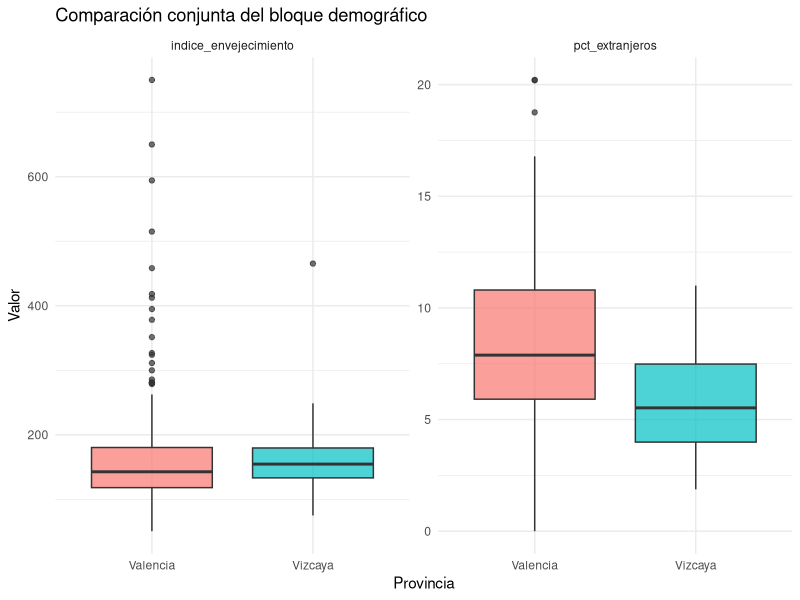
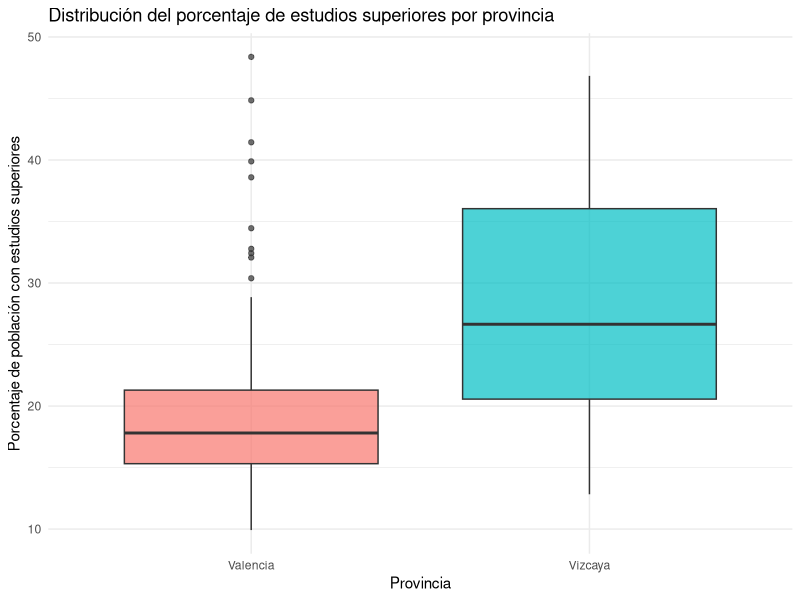
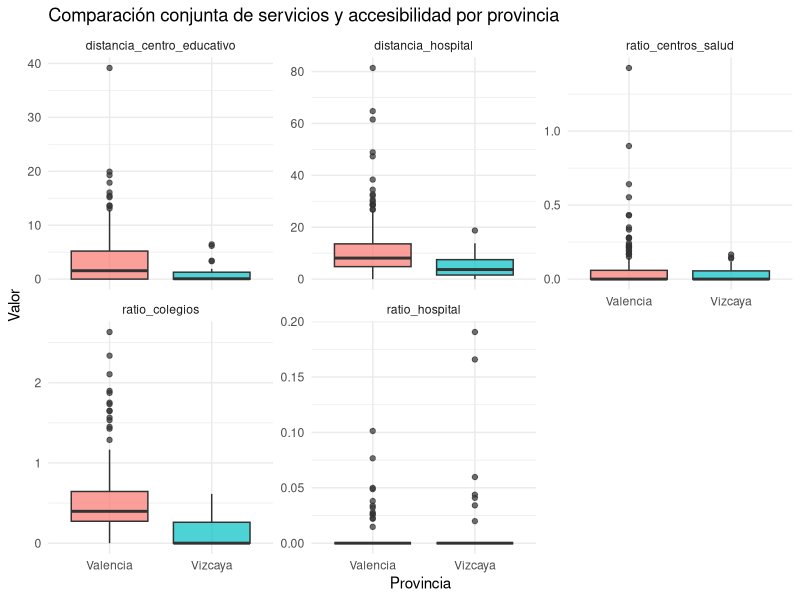
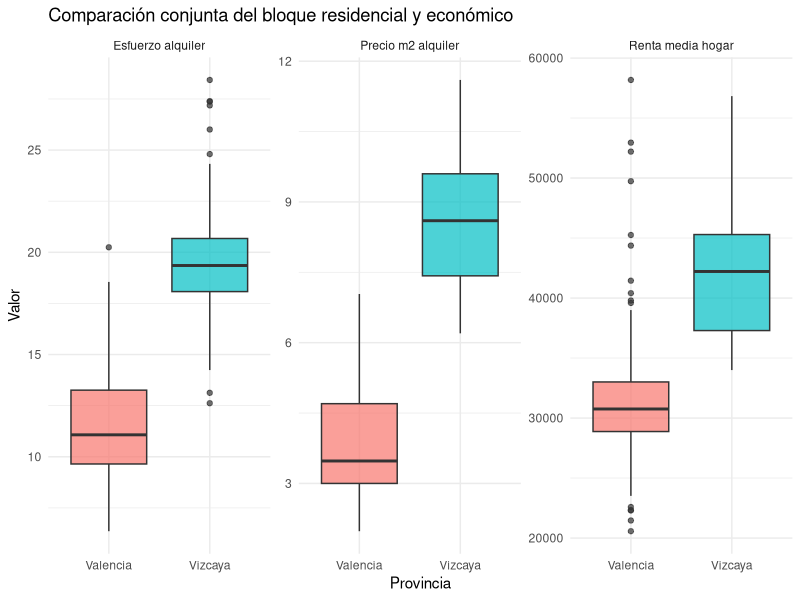
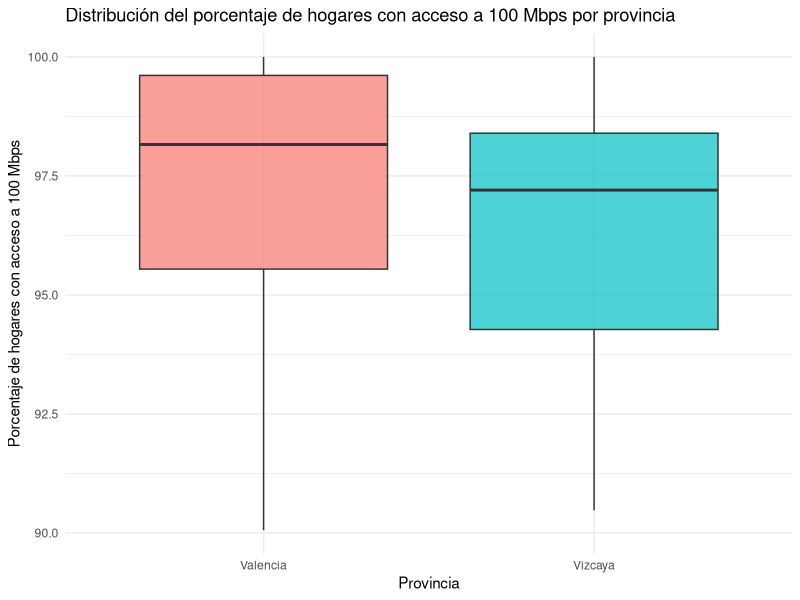
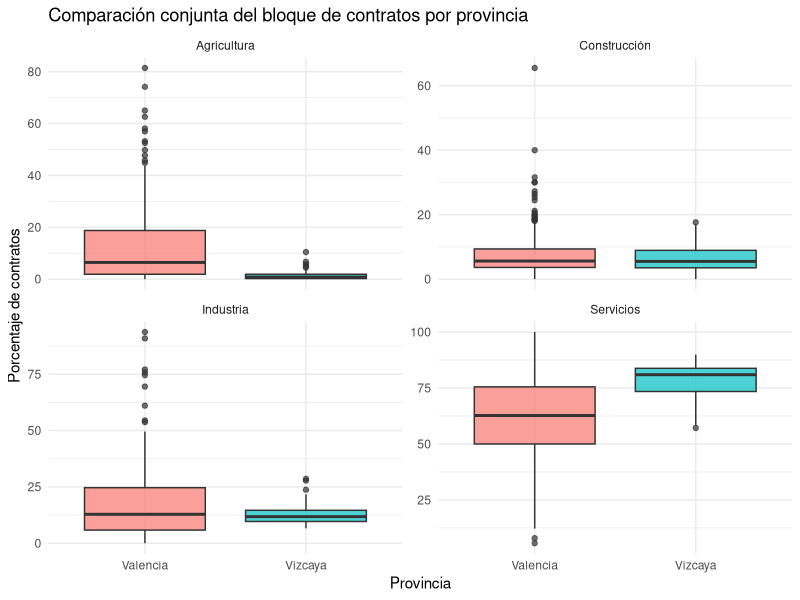

The R script that drew these images, in order: (Note: this script raises an error after producing the figures.)
## ---- chunk 1
knitr::opts_chunk$set(echo = TRUE)
## ---- chunk 2
library(tidyverse)
library(readr)
library(gridExtra)
## ---- chunk 3
municipios_vizcaya <- read_csv("../../datasets/vizcaya-bilbao/municipios_vizcaya_base_final.csv", show_col_types = FALSE)

municipios_valencia <- read_csv("../../datasets/valencia/municipios_valencia_base_final.csv", show_col_types = FALSE)

head(municipios_vizcaya)
head(municipios_valencia)

dim(municipios_vizcaya)
dim(municipios_valencia)
## ---- chunk 4
# Eliminamos Bilbao y Valencia ciudad del análisis comparativo
municipios_vizcaya <- municipios_vizcaya %>% filter(nombre_municipio_norm != "bilbao")

municipios_valencia <- municipios_valencia %>% filter(nombre_municipio_norm != "valencia")

dim(municipios_vizcaya)
dim(municipios_valencia)
## ---- chunk 5
municipios_vizcaya <- municipios_vizcaya %>% mutate(provincia = "Vizcaya")

municipios_valencia <- municipios_valencia %>% mutate(provincia = "Valencia")
## ---- chunk 6
municipios_comparacion <- bind_rows(municipios_vizcaya, municipios_valencia)

head(municipios_comparacion)
dim(municipios_comparacion)
## ---- chunk 7
municipios_comparacion %>% count(provincia)
## ---- chunk 8
colnames(municipios_comparacion)
## ---- chunk 9
faltantes_comparacion <- municipios_comparacion %>%
  summarise(across(everything(), ~ sum(is.na(.)))) %>%
  pivot_longer(cols = everything(), names_to = "variable", values_to = "num_faltantes") %>%
  arrange(desc(num_faltantes))

faltantes_comparacion
## ---- chunk 10
resumen_general <- municipios_comparacion %>%
  group_by(provincia) %>%
  summarise(
    num_municipios = n(),
    poblacion_total = sum(pob_total, na.rm = TRUE),
    media_poblacion = mean(pob_total, na.rm = TRUE),
    mediana_poblacion = median(pob_total, na.rm = TRUE),
    min_poblacion = min(pob_total, na.rm = TRUE),
    max_poblacion = max(pob_total, na.rm = TRUE),
    .groups = "drop") %>%
  mutate(across(where(is.numeric), ~ round(., 2)))

resumen_general
## ---- chunk 11
resumen_demografico <- municipios_comparacion %>%
  group_by(provincia) %>%
  summarise(
    media_pct_extranjeros = mean(pct_extranjeros, na.rm = TRUE),
    mediana_pct_extranjeros = median(pct_extranjeros, na.rm = TRUE),
    media_indice_envejecimiento = mean(indice_envejecimiento, na.rm = TRUE),
    mediana_indice_envejecimiento = median(indice_envejecimiento, na.rm = TRUE),
    .groups = "drop") %>%
  mutate(across(where(is.numeric), ~ round(., 2)))

resumen_demografico
## ---- chunk 12
demografico_largo <- municipios_comparacion %>%
  select(provincia, pct_extranjeros, indice_envejecimiento) %>%
  pivot_longer(
    cols = c(pct_extranjeros, indice_envejecimiento),
    names_to = "variable",
    values_to = "valor")

ggplot(demografico_largo, aes(x = provincia, y = valor, fill = provincia)) +
  geom_boxplot(alpha = 0.7) +
  facet_wrap(~ variable, scales = "free_y") +
  labs(
    title = "Comparación conjunta del bloque demográfico",
    x = "Provincia",
    y = "Valor") +
  theme_minimal() +
  theme(legend.position = "none")
## ---- chunk 13
resumen_educativo <- municipios_comparacion %>%
  group_by(provincia) %>%
  summarise(
    media_pct_estudios_sup = mean(pct_estudios_sup, na.rm = TRUE),
    mediana_pct_estudios_sup = median(pct_estudios_sup, na.rm = TRUE),
    min_pct_estudios_sup = min(pct_estudios_sup, na.rm = TRUE),
    max_pct_estudios_sup = max(pct_estudios_sup, na.rm = TRUE),
    .groups = "drop") %>%
  mutate(across(where(is.numeric), ~ round(., 2)))

resumen_educativo
## ---- chunk 14
ggplot(municipios_comparacion, aes(x = provincia, y = pct_estudios_sup, fill = provincia)) +
  geom_boxplot(alpha = 0.7) +
  labs(
    title = "Distribución del porcentaje de estudios superiores por provincia",
    x = "Provincia",
    y = "Porcentaje de población con estudios superiores") +
  theme_minimal() +
  theme(legend.position = "none")
## ---- chunk 15
resumen_servicios <- municipios_comparacion %>%
  group_by(provincia) %>%
  summarise(
    media_ratio_colegios = mean(ratio_colegios, na.rm = TRUE),
    mediana_ratio_colegios = median(ratio_colegios, na.rm = TRUE),
    media_distancia_centro_educativo = mean(distancia_centro_educativo, na.rm = TRUE),
    mediana_distancia_centro_educativo = median(distancia_centro_educativo, na.rm = TRUE),
    media_ratio_centros_salud = mean(ratio_centros_salud, na.rm = TRUE),
    mediana_ratio_centros_salud = median(ratio_centros_salud, na.rm = TRUE),
    media_ratio_hospital = mean(ratio_hospital, na.rm = TRUE),
    mediana_ratio_hospital = median(ratio_hospital, na.rm = TRUE),
    media_distancia_hospital = mean(distancia_hospital, na.rm = TRUE),
    mediana_distancia_hospital = median(distancia_hospital, na.rm = TRUE),
    pct_municipios_consultorio = mean(consultorio_local == 1, na.rm = TRUE) * 100,
    .groups = "drop") %>%
  mutate(across(where(is.numeric), ~ round(., 2)))

resumen_servicios
## ---- chunk 16
servicios_largo <- municipios_comparacion %>%
  select(
    provincia,
    ratio_colegios,
    distancia_centro_educativo,
    ratio_centros_salud,
    ratio_hospital,
    distancia_hospital) %>%
  pivot_longer(
    cols = -provincia,
    names_to = "variable",
    values_to = "valor")

ggplot(servicios_largo, aes(x = provincia, y = valor, fill = provincia)) +
  geom_boxplot(alpha = 0.7) +
  facet_wrap(~ variable, scales = "free_y") +
  labs(
    title = "Comparación conjunta de servicios y accesibilidad por provincia",
    x = "Provincia",
    y = "Valor") +
  theme_minimal() +
  theme(legend.position = "none")
## ---- chunk 17
resumen_residencial <- municipios_comparacion %>%
  group_by(provincia) %>%
  summarise(
    media_precio_m2_alquiler = mean(precio_m2_alquiler, na.rm = TRUE),
    mediana_precio_m2_alquiler = median(precio_m2_alquiler, na.rm = TRUE),
    media_renta_media_hogar = mean(renta_media_hogar, na.rm = TRUE),
    mediana_renta_media_hogar = median(renta_media_hogar, na.rm = TRUE),
    media_esfuerzo_alquiler = mean(esfuerzo_alquiler, na.rm = TRUE),
    mediana_esfuerzo_alquiler = median(esfuerzo_alquiler, na.rm = TRUE),
    .groups = "drop") %>%
  mutate(across(where(is.numeric), ~ round(., 2)))

resumen_residencial
## ---- chunk 18
residencial_largo <- municipios_comparacion %>%
  select(
    provincia,
    precio_m2_alquiler,
    renta_media_hogar,
    esfuerzo_alquiler) %>%
  pivot_longer(
    cols = -provincia,
    names_to = "variable",
    values_to = "valor") %>%
  mutate(
    variable = recode(
      variable,
      "precio_m2_alquiler" = "Precio m2 alquiler",
      "renta_media_hogar" = "Renta media hogar",
      "esfuerzo_alquiler" = "Esfuerzo alquiler"))

ggplot(residencial_largo, aes(x = provincia, y = valor, fill = provincia)) +
  geom_boxplot(alpha = 0.7) +
  facet_wrap(~ variable, scales = "free_y") +
  labs(
    title = "Comparación conjunta del bloque residencial y económico",
    x = "Provincia",
    y = "Valor") +
  theme_minimal() +
  theme(legend.position = "none")
## ---- chunk 19
resumen_digital <- municipios_comparacion %>%
  group_by(provincia) %>%
  summarise(
    media_pct_hogares_100mbps = mean(pct_hogares_100mbps, na.rm = TRUE),
    mediana_pct_hogares_100mbps = median(pct_hogares_100mbps, na.rm = TRUE),
    min_pct_hogares_100mbps = min(pct_hogares_100mbps, na.rm = TRUE),
    max_pct_hogares_100mbps = max(pct_hogares_100mbps, na.rm = TRUE),
    pct_municipios_mayor_90 = mean(pct_hogares_100mbps > 90, na.rm = TRUE) * 100,
    .groups = "drop") %>%
  mutate(across(where(is.numeric), ~ round(., 2)))

resumen_digital
## ---- chunk 20
ggplot(municipios_comparacion, aes(x = provincia, y = pct_hogares_100mbps, fill = provincia)) +
  geom_boxplot(alpha = 0.7) +
  labs(
    title = "Distribución del porcentaje de hogares con acceso a 100 Mbps por provincia",
    x = "Provincia",
    y = "Porcentaje de hogares con acceso a 100 Mbps") +
  theme_minimal() +
  theme(legend.position = "none")
## ---- chunk 21
resumen_contratos <- municipios_comparacion %>%
  group_by(provincia) %>%
  summarise(
    media_pct_agricultura = mean(pct_contratos_agricultura, na.rm = TRUE),
    mediana_pct_agricultura = median(pct_contratos_agricultura, na.rm = TRUE),
    media_pct_industria = mean(pct_contratos_industria, na.rm = TRUE),
    mediana_pct_industria = median(pct_contratos_industria, na.rm = TRUE),
    media_pct_construccion = mean(pct_contratos_construccion, na.rm = TRUE),
    mediana_pct_construccion = median(pct_contratos_construccion, na.rm = TRUE),
    media_pct_servicios = mean(pct_contratos_servicios, na.rm = TRUE),
    mediana_pct_servicios = median(pct_contratos_servicios, na.rm = TRUE),
    .groups = "drop") %>%
  mutate(across(where(is.numeric), ~ round(., 2)))

resumen_contratos
## ---- chunk 22
contratos_largo <- municipios_comparacion %>%
  select(
    provincia,
    pct_contratos_agricultura,
    pct_contratos_industria,
    pct_contratos_construccion,
    pct_contratos_servicios) %>%
  pivot_longer(
    cols = -provincia,
    names_to = "variable",
    values_to = "valor") %>%
  mutate(
    variable = recode(
      variable,
      "pct_contratos_agricultura" = "Agricultura",
      "pct_contratos_industria" = "Industria",
      "pct_contratos_construccion" = "Construcción",
      "pct_contratos_servicios" = "Servicios"))

ggplot(contratos_largo, aes(x = provincia, y = valor, fill = provincia)) +
  geom_boxplot(alpha = 0.7) +
  facet_wrap(~ variable, scales = "free_y") +
  labs(
    title = "Comparación conjunta del bloque de contratos por provincia",
    x = "Provincia",
    y = "Porcentaje de contratos") +
  theme_minimal() +
  theme(legend.position = "none")
## ---- chunk 23
naturaleza_resumen <- municipios_comparacion %>%
  count(provincia, naturaleza_contratos) %>%
  group_by(provincia) %>%
  mutate(porcentaje = n / sum(n) * 100) %>% ungroup()

naturaleza_resumen
## ---- chunk 24
ggplot(naturaleza_resumen,
       aes(x = provincia, y = porcentaje, fill = naturaleza_contratos)) +
  geom_col(position = "stack", alpha = 0.85) +
  labs(title = "Distribución de la naturaleza de los contratos por provincia",
    x = "Provincia",
    y = "Porcentaje de municipios",
    fill = "Naturaleza de contratos") +
  theme_minimal()
## ---- chunk 25
variables_sintesis <- municipios_comparacion %>%
  select(
    provincia,
    pct_extranjeros,
    indice_envejecimiento,
    pct_estudios_sup,
    ratio_colegios,
    distancia_centro_educativo,
    ratio_centros_salud,
    ratio_hospital,
    distancia_hospital,
    precio_m2_alquiler,
    renta_media_hogar,
    esfuerzo_alquiler,
    pct_hogares_100mbps,
    pct_contratos_agricultura,
    pct_contratos_industria,
    pct_contratos_construccion,
    pct_contratos_servicios)

sintesis_largo <- variables_sintesis %>%
  pivot_longer(
    cols = -provincia,
    names_to = "variable",
    values_to = "valor") %>%
  group_by(variable) %>%
  mutate(valor_estandarizado = as.numeric(scale(valor))) %>%
  ungroup()

perfil_global <- sintesis_largo %>%
  group_by(provincia, variable) %>%
  summarise(
    media_estandarizada = mean(valor_estandarizado, na.rm = TRUE),
    .groups = "drop")

perfil_global
## ---- chunk 26
ggplot(perfil_global,
       aes(x = reorder(variable, media_estandarizada),
           y = media_estandarizada,
           fill = provincia)) +
  geom_col(position = "dodge", alpha = 0.85) +
  coord_flip() +
  labs(title = "Perfil comparativo global de Valencia y Vizcaya",
    x = "Variable",
    y = "Media estandarizada",
    fill = "Provincia") +
  theme_minimal()
